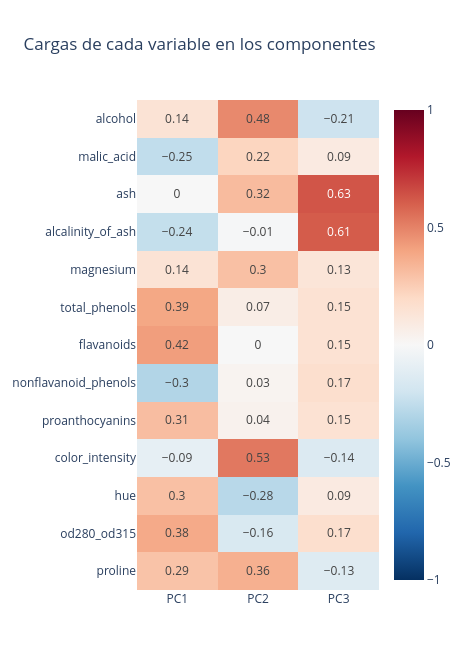

Source (notebook cell):
### Markdown cell above
---
# 5️⃣ Cargas: ponerle nombre a los componentes (25 min)

Un componente es una **mezcla** de las 13 medidas. Para que sirva al laboratorio hay que **traducirlo a lenguaje de enólogo**: ¿qué tipo de vino tiene un PC1 alto?

### Code cell
# Mapa de calor de las cargas de los primeros 3 componentes
# Pista: plot_cargas(pca_vinos, columnas, n_componentes=3)
plot_cargas(pca_vinos, columnas, n_componentes=3)

### Figure 1 — Plotly figure (JSON) as saved in the notebook; plotly's stock layout.template omitted (floating-point values rounded to 4 significant figures)
{"data": [{"coloraxis": "coloraxis", "hovertemplate": "x: %{x}<br>y: %{y}<br>color: %{z}<extra></extra>", "name": "0", "texttemplate": "%{z}", "type": "heatmap", "x": ["PC1", "PC2", "PC3"], "xaxis": "x", "y": ["alcohol", "malic_acid", "ash", "alcalinity_of_ash", "magnesium", "total_phenols", "flavanoids", "nonflavanoid_phenols", "proanthocyanins", "color_intensity", "hue", "od280_od315", "proline"], "yaxis": "y", "z": [[0.14, 0.48, -0.21], [-0.25, 0.22, 0.09], [-0.0, 0.32, 0.63], [-0.24, -0.01, 0.61], [0.14, 0.3, 0.13], [0.39, 0.07, 0.15], [0.42, -0.0, 0.15], [-0.3, 0.03, 0.17], [0.31, 0.04, 0.15], [-0.09, 0.53, -0.14], [0.3, -0.28, 0.09], [0.38, -0.16, 0.17], [0.29, 0.36, -0.13]]}], "layout": {"coloraxis": {"autocolorscale": false, "cmax": 1, "cmin": -1, "colorscale": [[0.0, "rgb(5,48,97)"], [0.1, "rgb(33,102,172)"], [0.2, "rgb(67,147,195)"], [0.3, "rgb(146,197,222)"], [0.4, "rgb(209,229,240)"], [0.5, "rgb(247,247,247)"], [0.6, "rgb(253,219,199)"], [0.7, "rgb(244,165,130)"], [0.8, "rgb(214,96,77)"], [0.9, "rgb(178,24,43)"], [1.0, "rgb(103,0,31)"]]}, "height": 670, "title": {"text": "Cargas de cada variable en los componentes"}, "width": 470, "xaxis": {"anchor": "y", "domain": [0.0, 1.0]}, "yaxis": {"anchor": "x", "autorange": "reversed", "domain": [0.0, 1.0]}}}
